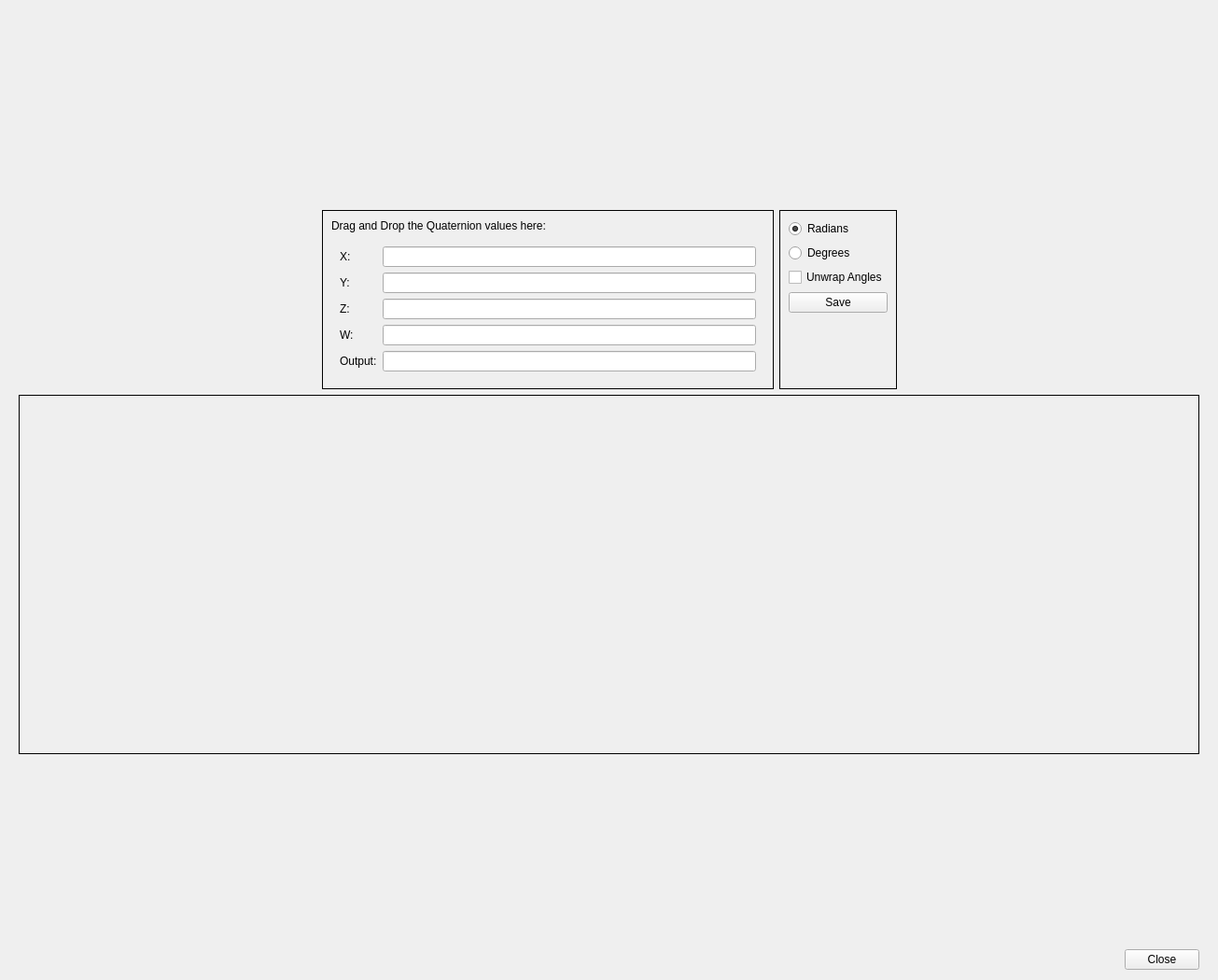
<?xml version="1.0" encoding="UTF-8"?>
<ui version="4.0">
 <class>quaternion_to_RPY</class>
 <widget class="QWidget" name="quaternion_to_RPY">
  <property name="geometry">
   <rect>
    <x>0</x>
    <y>0</y>
    <width>1305</width>
    <height>1050</height>
   </rect>
  </property>
  <property name="windowTitle">
   <string>Form</string>
  </property>
  <layout class="QVBoxLayout" name="verticalLayout_2" stretch="1,0,2,1,0">
   <property name="leftMargin">
    <number>20</number>
   </property>
   <property name="rightMargin">
    <number>20</number>
   </property>
   <item>
    <spacer name="verticalSpacer">
     <property name="orientation">
      <enum>Qt::Vertical</enum>
     </property>
     <property name="sizeHint" stdset="0">
      <size>
       <width>20</width>
       <height>80</height>
      </size>
     </property>
    </spacer>
   </item>
   <item>
    <layout class="QHBoxLayout" name="horizontalLayout" stretch="0,0,0,0">
     <property name="topMargin">
      <number>22</number>
     </property>
     <item>
      <spacer name="horizontalSpacer">
       <property name="orientation">
        <enum>Qt::Horizontal</enum>
       </property>
       <property name="sizeHint" stdset="0">
        <size>
         <width>40</width>
         <height>20</height>
        </size>
       </property>
      </spacer>
     </item>
     <item>
      <widget class="QFrame" name="frame">
       <property name="frameShape">
        <enum>QFrame::Box</enum>
       </property>
       <property name="frameShadow">
        <enum>QFrame::Plain</enum>
       </property>
       <layout class="QVBoxLayout" name="verticalLayoutLeft">
        <item>
         <widget class="QLabel" name="label_5">
          <property name="text">
           <string>Drag and Drop the Quaternion values here:</string>
          </property>
         </widget>
        </item>
        <item>
         <layout class="QVBoxLayout" name="verticalLayout">
          <item>
           <widget class="QFrame" name="frame">
            <layout class="QFormLayout" name="formLayout">
             <item row="0" column="0">
              <widget class="QLabel" name="label">
               <property name="text">
                <string>X:</string>
               </property>
              </widget>
             </item>
             <item row="0" column="1">
              <widget class="QLineEdit" name="lineEditX">
               <property name="minimumSize">
                <size>
                 <width>400</width>
                 <height>0</height>
                </size>
               </property>
               <property name="maximumSize">
                <size>
                 <width>600</width>
                 <height>16777215</height>
                </size>
               </property>
               <property name="readOnly">
                <bool>true</bool>
               </property>
              </widget>
             </item>
             <item row="1" column="0">
              <widget class="QLabel" name="label_2">
               <property name="text">
                <string>Y:</string>
               </property>
              </widget>
             </item>
             <item row="1" column="1">
              <widget class="QLineEdit" name="lineEditY">
               <property name="minimumSize">
                <size>
                 <width>400</width>
                 <height>0</height>
                </size>
               </property>
               <property name="maximumSize">
                <size>
                 <width>600</width>
                 <height>16777215</height>
                </size>
               </property>
               <property name="readOnly">
                <bool>true</bool>
               </property>
              </widget>
             </item>
             <item row="2" column="0">
              <widget class="QLabel" name="label_3">
               <property name="text">
                <string>Z:</string>
               </property>
              </widget>
             </item>
             <item row="2" column="1">
              <widget class="QLineEdit" name="lineEditZ">
               <property name="minimumSize">
                <size>
                 <width>400</width>
                 <height>0</height>
                </size>
               </property>
               <property name="maximumSize">
                <size>
                 <width>600</width>
                 <height>16777215</height>
                </size>
               </property>
               <property name="readOnly">
                <bool>true</bool>
               </property>
              </widget>
             </item>
             <item row="3" column="0">
              <widget class="QLabel" name="label_4">
               <property name="text">
                <string>W:</string>
               </property>
              </widget>
             </item>
             <item row="3" column="1">
              <widget class="QLineEdit" name="lineEditW">
               <property name="minimumSize">
                <size>
                 <width>400</width>
                 <height>0</height>
                </size>
               </property>
               <property name="maximumSize">
                <size>
                 <width>600</width>
                 <height>16777215</height>
                </size>
               </property>
               <property name="readOnly">
                <bool>true</bool>
               </property>
              </widget>
             </item>
             <item row="4" column="0">
              <widget class="QLabel" name="label_6">
               <property name="text">
                <string>Output:</string>
               </property>
              </widget>
             </item>
             <item row="4" column="1">
              <widget class="QLineEdit" name="lineEditOut">
               <property name="minimumSize">
                <size>
                 <width>400</width>
                 <height>0</height>
                </size>
               </property>
               <property name="maximumSize">
                <size>
                 <width>600</width>
                 <height>16777215</height>
                </size>
               </property>
              </widget>
             </item>
            </layout>
           </widget>
          </item>
         </layout>
        </item>
       </layout>
      </widget>
     </item>
     <item>
      <widget class="QFrame" name="frame_2">
       <property name="frameShape">
        <enum>QFrame::Box</enum>
       </property>
       <property name="frameShadow">
        <enum>QFrame::Plain</enum>
       </property>
       <layout class="QVBoxLayout" name="verticalLayout_3">
        <item>
         <widget class="QRadioButton" name="radioButtonRadians">
          <property name="text">
           <string>Radians</string>
          </property>
          <property name="checked">
           <bool>true</bool>
          </property>
         </widget>
        </item>
        <item>
         <widget class="QRadioButton" name="radioButtonDegrees">
          <property name="text">
           <string>Degrees</string>
          </property>
         </widget>
        </item>
        <item>
         <widget class="QCheckBox" name="checkBoxUnwrap">
          <property name="text">
           <string>Unwrap Angles</string>
          </property>
         </widget>
        </item>
        <item>
         <widget class="QPushButton" name="pushButtonSave">
          <property name="enabled">
           <bool>true</bool>
          </property>
          <property name="text">
           <string>Save</string>
          </property>
         </widget>
        </item>
        <item>
         <spacer name="verticalSpacer_3">
          <property name="orientation">
           <enum>Qt::Vertical</enum>
          </property>
          <property name="sizeHint" stdset="0">
           <size>
            <width>20</width>
            <height>40</height>
           </size>
          </property>
         </spacer>
        </item>
       </layout>
      </widget>
     </item>
     <item>
      <spacer name="horizontalSpacer_2">
       <property name="orientation">
        <enum>Qt::Horizontal</enum>
       </property>
       <property name="sizeHint" stdset="0">
        <size>
         <width>40</width>
         <height>20</height>
        </size>
       </property>
      </spacer>
     </item>
    </layout>
   </item>
   <item>
    <widget class="QFrame" name="framePlotPreview">
     <property name="minimumSize">
      <size>
       <width>0</width>
       <height>100</height>
      </size>
     </property>
     <property name="maximumSize">
      <size>
       <width>16777215</width>
       <height>600</height>
      </size>
     </property>
     <property name="frameShape">
      <enum>QFrame::Box</enum>
     </property>
     <property name="frameShadow">
      <enum>QFrame::Plain</enum>
     </property>
    </widget>
   </item>
   <item>
    <spacer name="verticalSpacer_2">
     <property name="orientation">
      <enum>Qt::Vertical</enum>
     </property>
     <property name="sizeHint" stdset="0">
      <size>
       <width>139</width>
       <height>80</height>
      </size>
     </property>
    </spacer>
   </item>
   <item>
    <layout class="QHBoxLayout" name="horizontalLayout_2">
     <property name="topMargin">
      <number>11</number>
     </property>
     <item>
      <spacer name="horizontalSpacer_3">
       <property name="orientation">
        <enum>Qt::Horizontal</enum>
       </property>
       <property name="sizeHint" stdset="0">
        <size>
         <width>40</width>
         <height>20</height>
        </size>
       </property>
      </spacer>
     </item>
     <item>
      <widget class="QDialogButtonBox" name="buttonBox">
       <property name="standardButtons">
        <set>QDialogButtonBox::Close</set>
       </property>
      </widget>
     </item>
    </layout>
   </item>
  </layout>
 </widget>
 <resources/>
 <connections/>
</ui>
